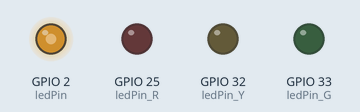
A sketch run on a simulated ESP32. Parts: output pins drawn as LEDs (lit = HIGH).

Above: at 0.05 s.
At 0.75 s:
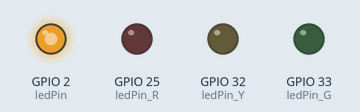
At 1.8 s:
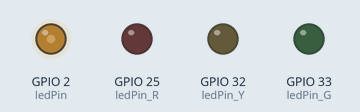
At 3.85 s:
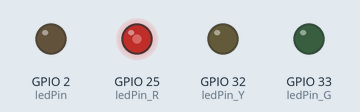
At 5.85 s:
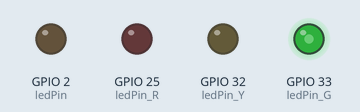
At 7.95 s:
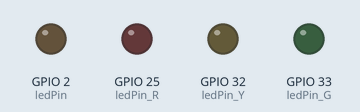
Timing chart, 0 to 10.4 s (numbered marks = the images above):
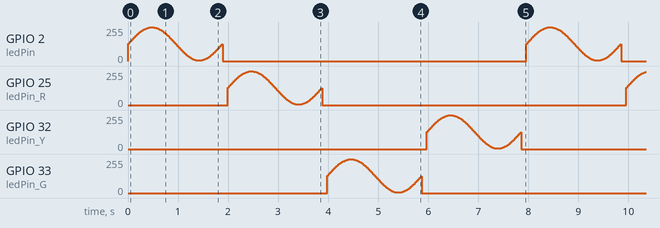

The sketch:

sketch_mar19b.ino
```cpp
// 定义LED引脚
const int ledPin = 2;    // 板载LED
const int ledPin_R = 25; // 红色LED
const int ledPin_G = 33; // 绿色LED
const int ledPin_Y = 32; // 黄色LED

// PWM配置
const int freq = 5000;
const int resolution = 8;
const int breathSpeed = 15; // 呼吸速度（数值越小越快）

void setup() {
  Serial.begin(115200);
  // 绑定所有引脚到PWM
  ledcAttach(ledPin, freq, resolution);
  ledcAttach(ledPin_R, freq, resolution);
  ledcAttach(ledPin_G, freq, resolution);
  ledcAttach(ledPin_Y, freq, resolution);
  // 初始全部熄灭
  ledcWrite(ledPin, 0);
  ledcWrite(ledPin_R, 0);
  ledcWrite(ledPin_G, 0);
  ledcWrite(ledPin_Y, 0);
}

// 单个LED的非线性呼吸函数
void breathOneLed(int pin) {
  // 正弦呼吸：从灭→亮→灭
  for (float angle = 0; angle < 2 * PI; angle += 0.05) {
    // 映射到[5, 255]，避免完全熄灭的跳变感
    int dutyCycle = 125 * sin(angle) + 130;
    ledcWrite(pin, dutyCycle);
    delay(breathSpeed);
  }
  // 呼吸结束后彻底熄灭
  ledcWrite(pin, 0);
  delay(100); // 灯与灯之间的间隔（可选）
}

void loop() {
  // 依次呼吸：板载LED → 红色 → 绿色 → 黄色
  breathOneLed(ledPin);
  breathOneLed(ledPin_R);
  breathOneLed(ledPin_G);
  breathOneLed(ledPin_Y);
}
```
